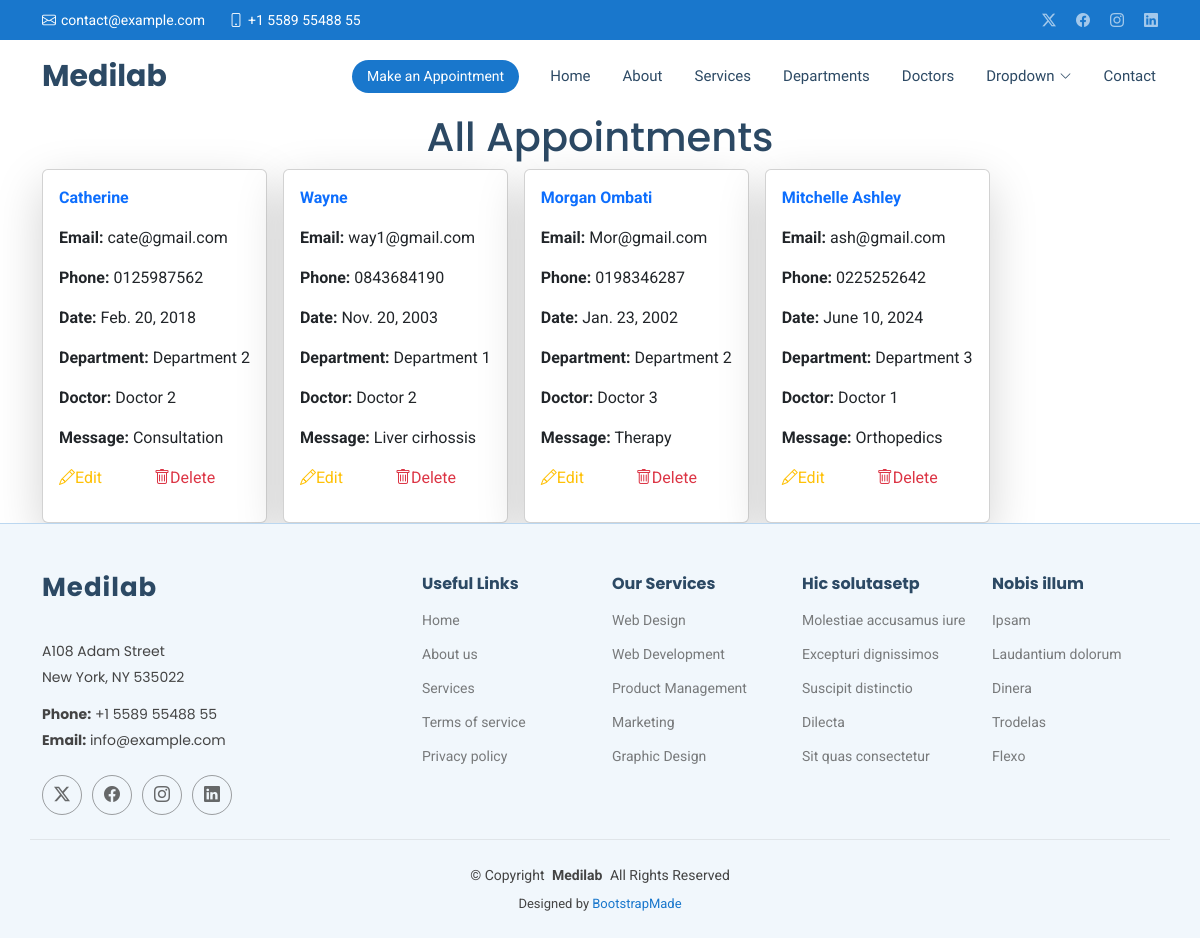
Before: /show/ with the older database file.
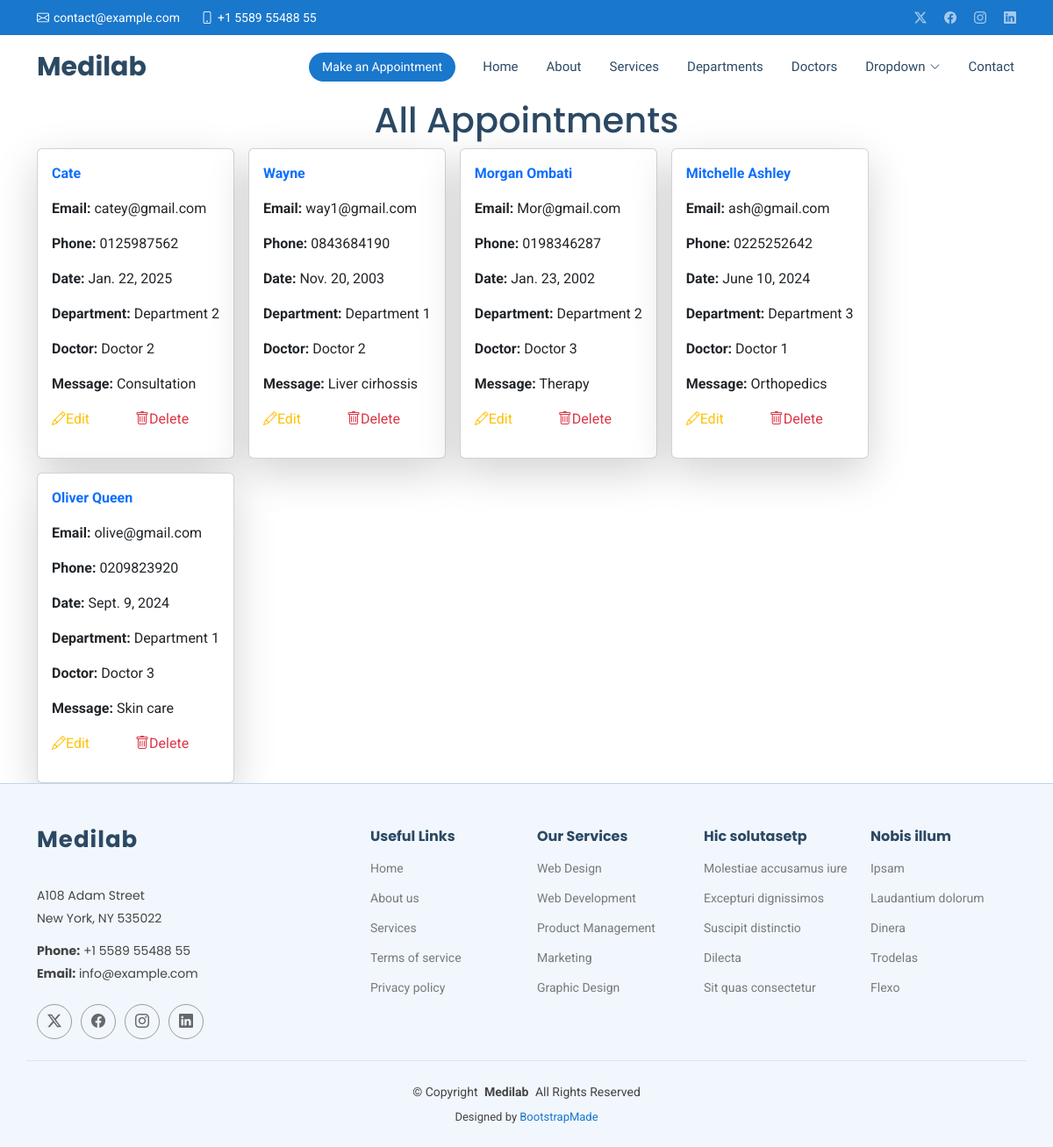
After: the same page with the newer database file.
### medapp/models.py (models this page shows, shortened)
class Appointment(models.Model):
    name = models.CharField(max_length=50)
    email = models.EmailField()
    phone = models.CharField(max_length=15)
    date = models.DateField()
    department = models.CharField(max_length=50)
    doctor = models.CharField(max_length=50)
    message = models.TextField()

### medapp/views.py (the view)
# urls.py: path('show/',views.show,name='show'),
def show(request):
    all = Appointment.objects.all()
    return render(request,'show.html',{'all':all})

### Templates/show.html (shortened to what this page needs)
{% extends 'starter-page.html' %}
{% load static %}
{% block content %}
    <h1 class="text-center">All Appointments</h1>
   <div class="container">
    <div class="d-flex gap-3 flex-wrap">
    {% for x in all %}
        <div class="card w-30 shadow-lg p-3 ">
        <p class="text-primary fw-bold">{{ x.name }}</p>
        <p><strong>Email:</strong> {{ x.email }}</p>
        <p><strong>Phone:</strong> {{ x.phone }}</p>
        <p><strong>Date:</strong> {{ x.date }}</p>
        <p><strong>Department:</strong> {{ x.department }}</p>
        <p><strong>Doctor:</strong> {{ x.doctor }}</p>
        <p><strong>Message:</strong> {{ x.message }}</p>
        <p>
            <a href="{% url 'edit' x.id %}" class="me-5 text-warning">
                <i class="bi bi-pencil"></i>Edit
            </a>
            <a href="/delete/{{ x.id }}" class="text-danger">
                <i class="bi bi-trash"></i>Delete
            </a>
        </p>
        </div>
    {% endfor %}
    </div>
   </div>
{% endblock %}

### Templates/starter-page.html (shortened to what this page needs)
<!DOCTYPE html>
<html lang="en">
<head>
    {% load static %}
  <link href="{% static 'assets/vendor/bootstrap/css/bootstrap.min.css' %}" rel="stylesheet">
  <link href="{% static 'assets/vendor/bootstrap-icons/bootstrap-icons.css' %}" rel="stylesheet">
  <link href="{% static 'assets/vendor/aos/aos.css' %}" rel="stylesheet">
  <link href="{% static 'assets/vendor/fontawesome-free/css/all.min.css' %}" rel="stylesheet">
  <link href="{% static 'assets/vendor/glightbox/css/glightbox.min.css' %}" rel="stylesheet">
  <link href="{% static 'assets/vendor/swiper/swiper-bundle.min.css' %}" rel="stylesheet">
  <link href="{% static 'assets/css/main.css' %}" rel="stylesheet">
</head>
<body class="starter-page-page">
  <header id="header" class="header sticky-top">
    <div class="topbar d-flex align-items-center">
      <div class="container d-flex justify-content-center justify-content-md-between">
        <div class="contact-info d-flex align-items-center">
          <i class="bi bi-envelope d-flex align-items-center"><a href="mailto:contact@example.com">contact@example.com</a></i>
          <i class="bi bi-phone d-flex align-items-center ms-4"><span>+1 5589 55488 55</span></i>
        </div>
        <div class="social-links d-none d-md-flex align-items-center">
          <a href="#" class="twitter"><i class="bi bi-twitter-x"></i></a>
          <a href="#" class="facebook"><i class="bi bi-facebook"></i></a>
          <a href="#" class="instagram"><i class="bi bi-instagram"></i></a>
          <a href="#" class="linkedin"><i class="bi bi-linkedin"></i></a>
        </div>
      </div>
    </div>
    <div class="branding d-flex align-items-center">
      <div class="container position-relative d-flex align-items-center justify-content-between">
        <a href="index.html" class="logo d-flex align-items-center me-auto">
          <h1 class="sitename">Medilab</h1>
        </a>
        <nav id="navmenu" class="navmenu">
          <ul>
            <li><a href="{% url 'home' %}">Home<br></a></li>
            <li><a href="{% url 'about' %}">About</a></li>
            <li><a href="{% url 'service' %}">Services</a></li>
            <li><a href="{% url 'department' %}">Departments</a></li>
            <li><a href="{% url 'doctor' %}">Doctors</a></li>
            <li class="dropdown"><a href="#"><span>Dropdown</span> <i class="bi bi-chevron-down toggle-dropdown"></i></a>
            </li>
            <li><a href="#contact">Contact</a></li>
          </ul>
        </nav>
        <a class="cta-btn d-none d-sm-block" href="#appointment">Make an Appointment</a>
      </div>
    </div>
  </header>
  <main class="main">
      {% block content %}
      {% endblock %}
  </main>
  <footer id="footer" class="footer light-background">
    <div class="container footer-top">
      <div class="row gy-4">
        <div class="col-lg-4 col-md-6 footer-about">
          <a href="index.html" class="logo d-flex align-items-center">
            <span class="sitename">Medilab</span>
          </a>
          <div class="footer-contact pt-3">
            <p>A108 Adam Street</p>
            <p>New York, NY 535022</p>
            <p class="mt-3"><strong>Phone:</strong> <span>+1 5589 55488 55</span></p>
            <p><strong>Email:</strong> <span>info@example.com</span></p>
          </div>
          <div class="social-links d-flex mt-4">
            <a href=""><i class="bi bi-twitter-x"></i></a>
            <a href=""><i class="bi bi-facebook"></i></a>
            <a href=""><i class="bi bi-instagram"></i></a>
            <a href=""><i class="bi bi-linkedin"></i></a>
          </div>
        </div>
        <div class="col-lg-2 col-md-3 footer-links">
          <h4>Useful Links</h4>
          <ul>
            <li><a href="#">Home</a></li>
            <li><a href="#">About us</a></li>
            <li><a href="#">Services</a></li>
            <li><a href="#">Terms of service</a></li>
            <li><a href="#">Privacy policy</a></li>
          </ul>
        </div>
        <div class="col-lg-2 col-md-3 footer-links">
          <h4>Our Services</h4>
          <ul>
            <li><a href="#">Web Design</a></li>
            <li><a href="#">Web Development</a></li>
            <li><a href="#">Product Management</a></li>
            <li><a href="#">Marketing</a></li>
            <li><a href="#">Graphic Design</a></li>
          </ul>
        </div>
        <div class="col-lg-2 col-md-3 footer-links">
          <h4>Hic solutasetp</h4>
          <ul>
            <li><a href="#">Molestiae accusamus iure</a></li>
            <li><a href="#">Excepturi dignissimos</a></li>
            <li><a href="#">Suscipit distinctio</a></li>
            <li><a href="#">Dilecta</a></li>
            <li><a href="#">Sit quas consectetur</a></li>
          </ul>
        </div>
        <div class="col-lg-2 col-md-3 footer-links">
          <h4>Nobis illum</h4>
          <ul>
            <li><a href="#">Ipsam</a></li>
            <li><a href="#">Laudantium dolorum</a></li>
            <li><a href="#">Dinera</a></li>
            <li><a href="#">Trodelas</a></li>
            <li><a href="#">Flexo</a></li>
          </ul>
        </div>
      </div>
    </div>
    <div class="container copyright text-center mt-4">
      <p>© <span>Copyright</span> <strong class="px-1 sitename">Medilab</strong> <span>All Rights Reserved</span></p>
      <div class="credits">
        Designed by <a href="https://bootstrapmade.com/">BootstrapMade</a>
      </div>
    </div>
  </footer>
</body>
</html>

Changed rows visible on the page:
changed Appointment "Consultation": name "Catherine" → "Cate"; email "cate@gmail.com" → "catey@gmail.com"; date "Feb. 20, 2018" → "Jan. 22, 2025"
added Appointment: name "Oliver Queen", email "olive@gmail.com", phone "0209823920", date "Sept. 9, 2024", department "Department 1", doctor "Doctor 3", message "Skin care"
